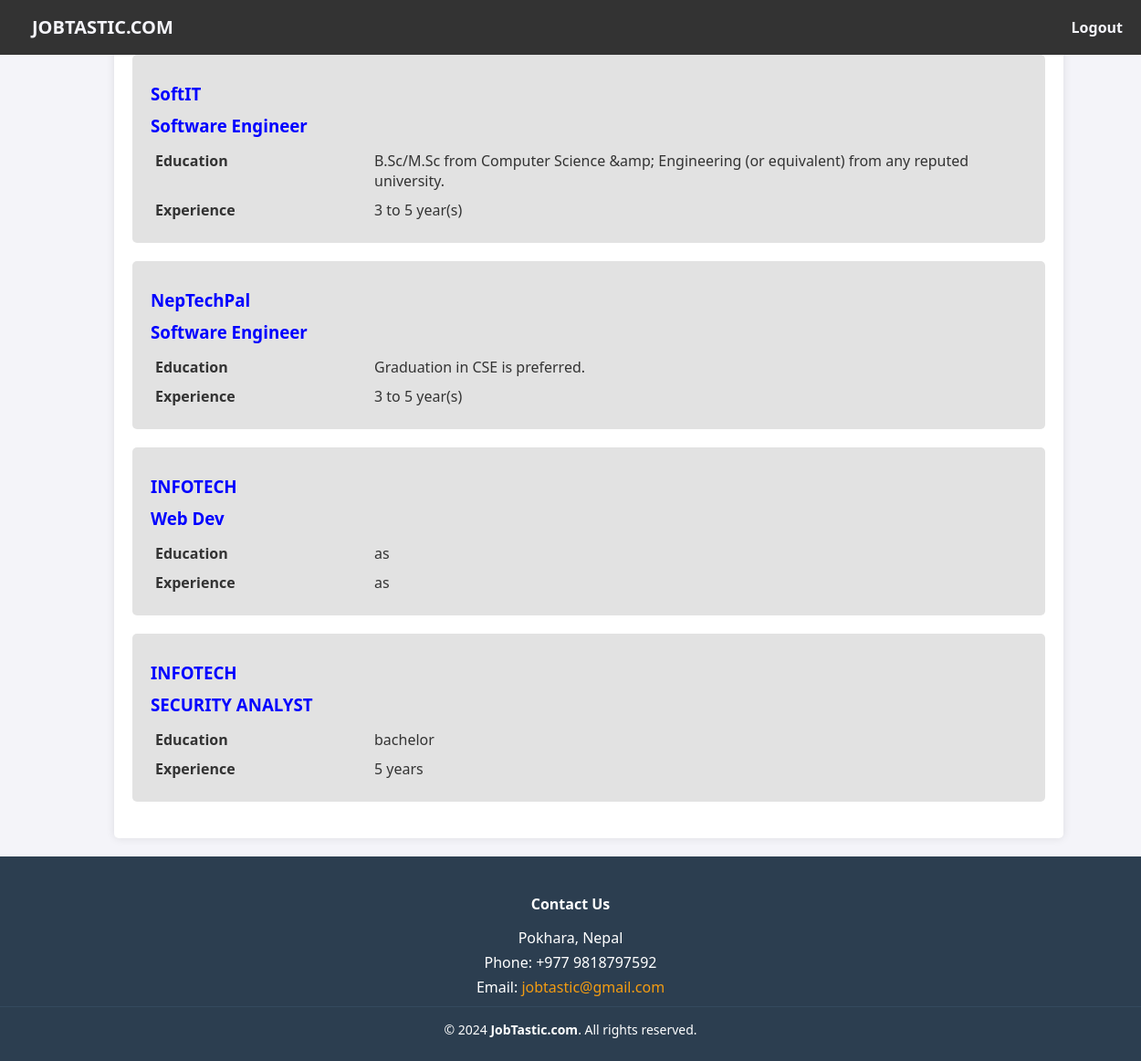
/views/job_listings.php?category=IT (signed in), run on the app's committed database.
### tables this page shows
CREATE TABLE `all_jobs` (
  `all_jobs_id` int(11) NOT NULL,
  `position_name` varchar(255) NOT NULL,
  `company_name` varchar(255) NOT NULL,
  `job_category` varchar(255) DEFAULT NULL,
  `vacancy` int(11) NOT NULL,
  `job_responsibility` text NOT NULL,
  `job_nature` varchar(255) NOT NULL,
  `job_requirments` text NOT NULL,
  `educational_requirements` varchar(255) DEFAULT NULL,
  `experience_requirement` varchar(255) DEFAULT NULL,
  `last_date_of_apply` date NOT NULL,
  `job_location` varchar(255) NOT NULL,
  `salary_rang` varchar(255) NOT NULL
);

### views/job_listings.php (the view, shortened to what this page needs)
<!DOCTYPE html>
<html lang="en">
<head>
 <link rel="stylesheet" href="../assets/css/user.css">
</head>
<body>
<?php include('../shared/navbar.php'); ?>
<div class="content">
  <div class="container">
    <?php
    include('../helper/database.php');
    if (isset($_GET['category'])) {
      $category = mysqli_real_escape_string($connect, $_GET['category']);
      $sql = "SELECT * FROM all_jobs WHERE job_category='$category'";
      $select = mysqli_query($connect, $sql);
      if (mysqli_num_rows($select) > 0) {
        while ($row = mysqli_fetch_assoc($select)) {
    ?>
     <div class="jobs_link">
       <a href="../views/view_details.php?job_id=<?php echo $row['all_jobs_id'] ?>">
         <div class="jumbotron">
           <h3><?php echo htmlspecialchars($row["company_name"]); ?></h3>
           <h3><?php echo htmlspecialchars($row["position_name"]); ?></h3>
           <table>
             <tr>
               <td class="label">Education</td>
               <td class="value"><?php echo htmlspecialchars($row["educational_requirements"]); ?></td>
             </tr>
             <tr>
               <td class="label">Experience</td>
               <td class="value"><?php echo htmlspecialchars($row["experience_requirement"]); ?></td>
             </tr>
           </table>
         </div>
       </a>
     </div>
    <?php
        }
      } else {
        echo "<p>No jobs found for the selected category.</p>";
      }
    } else {
      echo "<p>No category selected.</p>";
    }
    ?>
  </div>
</div>
<?php include('../shared/footer.php'); ?>
</body>
</html>

### shared/navbar.php (shortened to what this page needs)
<!DOCTYPE html>
<html lang="en">
<head>
</head>
<body>
    <nav class="navbar">
        <div class="navbar-header">
            <a href="../index.php">JOBTASTIC.COM</a>
        </div>
        <div class="navbar-right">
            <?php
            if (isset($_SESSION['username']) || isset($_SESSION['employer'])) {
                echo '<a href="./helper/logout.php">Logout</a>';
            } else {
            }
            ?>
        </div>
    </nav>
</body>
</html>

### shared/footer.php (shortened to what this page needs)
<!DOCTYPE html>
<html lang="en">
<head>
</head>
<body>
  <div class="footer">
    <h4>Contact Us</h4>
    <p><span class="glyphicon glyphicon-map-marker"></span> Pokhara, Nepal</p>
    <p><span class="glyphicon glyphicon-phone"></span> Phone: +977 9818797592</p>
    <p><span class="glyphicon glyphicon-envelope"></span> Email: <a href="mailto:jobtastic@gmail.com">jobtastic@gmail.com</a></p>
    <div class="bottom-bar">
      <p>&copy; 2024 <strong>JobTastic.com</strong>. All rights reserved.</p>
    </div>
  </div>
</body>
</html>

### assets/css/user.css (style rules this page uses)
html, body { height: 100%; margin: 0; font-family: Arial, sans-serif; }
body { display: flex; flex-direction: column; background-color: #f4f4f4; }
.content { flex: 1; width: 100%; padding: 20px; }
.container { width: 80%; margin: 0 auto; background-color: #fff; box-shadow: 0px 0px 10px rgba(0, 0, 0, 0.1); padding: 20px; border-radius: 5px; }
.jumbotron { padding: 20px; margin: 20px 0; background-color: #e2e2e2; border-radius: 5px; transition: background-color 0.3s ease; }
.jumbotron h3 { color: blue; margin: 10px 0; }
h3 { color: #333; margin: 10px 0; }
table { width: 100%; margin-top: 10px; border-collapse: collapse; }
table td { padding: 5px; vertical-align: top; }
table td.label { width: 25%; font-weight: bold; }
table td.value { width: 75%; }
a { color: #333; text-decoration: none; }
.footer { background-color: #2c3e50; color: white; padding: 20px 0; text-align: center; width: 100%; }
.footer h4 { margin-bottom: 15px; color: white; }
.footer p { margin: 5px 0; }
.footer a { color: #f39c12; text-decoration: none; }
.footer .bottom-bar { border-top: 1px solid #34495e; padding-top: 10px; margin-top: 10px; font-size: 14px; }
.jobs_link a { display: block; color: inherit; text-decoration: none; }
.jobs_link .jumbotron { color: #333; }
.navbar { background-color: #333; padding: 10px 20px; display: flex; align-items: center; justify-content: space-between; height: 60px; position: fixed; width: 98%; top: 0; z-index: 1000; }

### shared/navbar.php (style rules this page uses)
body { font-family: 'Segoe UI', Tahoma, Geneva, Verdana, sans-serif; margin: 0; padding: 0; box-sizing: border-box; background-color: #f4f4f9; }
.navbar { background-color: #333; overflow: hidden; padding: 10px 20px; display: flex; align-items: center; justify-content: space-between; height: 40px; width: 98%; }
.navbar-header { display: flex; align-items: center; }
.navbar-header a, .navbar a { color: #f4f4f9; padding: 8px 15px; text-decoration: none; display: inline-block; font-weight: bold; line-height: 40px; }
.navbar-header a { font-size: 20px; }
.navbar-right { display: flex; align-items: center; }

### shared/footer.php (style rules this page uses)
.footer { background-color: #2c3e50; color: white; padding: 20px 0; text-align: center; width: 100%; }
.footer h4 { margin-bottom: 15px; color: white; }
.footer p { margin: 5px 0; }
.footer a { color: #f39c12; text-decoration: none; }
.footer .bottom-bar { border-top: 1px solid #34495e; padding-top: 10px; margin-top: 10px; font-size: 14px; }

### data on the page
all_jobs: company_name "SoftIT", position_name "Software Engineer", educational_requirements "B.Sc/M.Sc from Computer Science &amp; Engineering (or equivalent) from any reputed university.", experience_requirement "3 to 5 year(s)"
all_jobs: company_name "NepTechPal", position_name "Software Engineer", educational_requirements "Graduation in CSE is preferred.", experience_requirement "3 to 5 year(s)"
all_jobs: company_name "INFOTECH", position_name "Web Dev", educational_requirements "as", experience_requirement "as"
all_jobs: company_name "INFOTECH", position_name "SECURITY ANALYST", educational_requirements "bachelor", experience_requirement "5 years"
